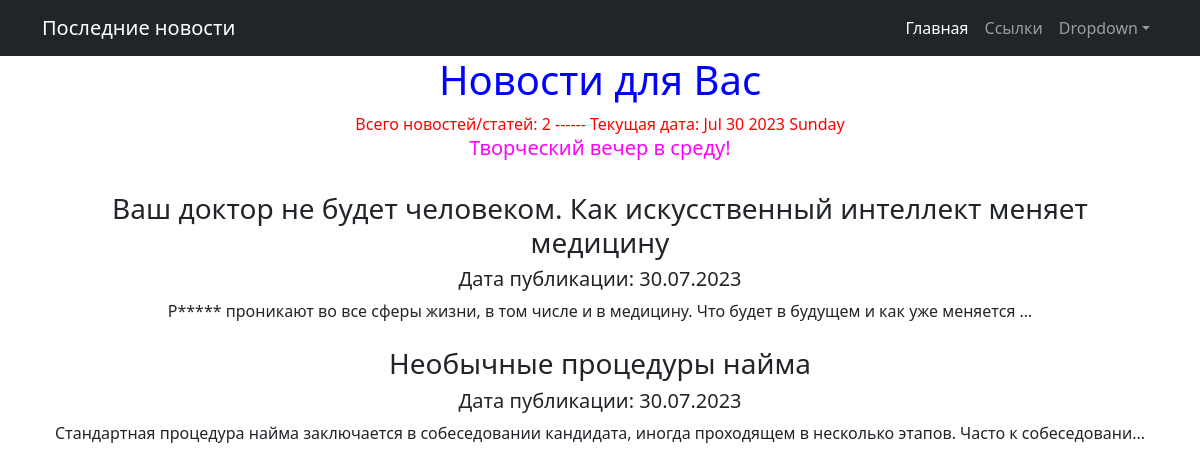
Page /news/ on the committed database.
### newsportalapp/models.py (models this page shows, shortened)
class Post(models.Model):
    post_author = models.ForeignKey(Author, on_delete=models.CASCADE)          # - связь «один ко многим» с моделью Author;
    post_type = models.CharField(max_length=2, choices=POSTTYPE) #, default='N')  # - поле с выбором — «статья» или «новость»;
    post_date = models.DateTimeField(auto_now_add=datetime.datetime.now())     # - автоматически добавляемая дата и время создания;
    post_category = models.ManyToManyField(Category, through='PostCategory')   # - связь «многие ко многим» с моделью Category(с дополнительной моделью PostCategory);
    post_title = models.CharField(max_length=124)                              # - заголовок статьи / новости;
    post_text = models.TextField()                                             # - текст статьи / новости;
    post_rating = models.IntegerField()                # - рейтинг статьи / новости.
    def preview(self):
        return str(self.post_text)[0:125] + '...'

### newsportalapp/views.py (the view)
# urls.py: path('', PostList.as_view(), name='post_list'),
class PostList(ListView):
    model = Post
    ordering = '-post_date'
    template_name = 'news.html'
    context_object_name = 'news'
    paginate_by = 2  # вот так мы можем указать количество записей на странице
    def get_queryset(self):
        queryset = super().get_queryset()
        self.filterset = PostFilter(self.request.GET, queryset)
        return self.filterset.qs
    def get_context_data(self, **kwargs):
        context = super().get_context_data(**kwargs)
        context['filterset'] = self.filterset
        context['time_now'] = datetime.utcnow()
        context['next_action'] = "Творческий вечер в среду!"
        return context

### newsportalapp/templatetags/custom_filters.py (called while the page is built)
@register.filter()
def censor(value):
    if type(value) != str:
        raise ValueError("Применять данный фильтр следует к строке!")
    try:
        value_list = value.split()
        value_list_c = value_list.copy()
        for i in range(len(FAILED_WORDS)):  # перебираем список запрещенных слов
            j = 0
            for value_list_word in value_list_c:            # перебираем слова из проверяемого текста
                if value_list_word == FAILED_WORDS[i]:     # если находим совпадение
                    value_list_word_new = value_list_word[:1:1] + '*'*(len(value_list_word)-1)
                    value_list.insert(j, value_list_word_new)
                    value_list.pop(j+1)
                j += 1
    except ValueError as error:
        print(error)
    else:
        value_new = ' '.join(value_list)
        return f'{value_new}'

### newsportalapp/templatetags/custom_tags.py (called while the page is built)
@register.simple_tag()
def current_time(format_string='%b %d %Y %A'):
   return datetime.utcnow().strftime(format_string)

### templates/news.html (shortened to what this page needs)
{% extends 'flatpages/default.html' %}
{% load custom_filters %}
{% load custom_tags %}
{% block content %}
   <h1><span style = "color: blue"> Новости для Вас </span></h1>
   <span style = "color: red"> Всего новостей/статей: {{ news|length }} ------ Текущая дата: {% current_time '%b %d %Y %A' %}</span>
   <h5><span style = "color: magenta"> {{ next_action|default_if_none:"Чуть позже сообщим о новой акции!" }} </span></h5>
   <br>
   {% if news %}
      {% for serv in object_list %}
          <tr><td><h3>{{ serv.post_title|censor }}</h3></td></tr>
          <tr><td><h5>Дата публикации: {{ serv.post_date|date:"d.m.Y" }}</h5></td></tr>
          <tr><td>{{ serv.preview|censor|truncatewords:20 }}</td></tr>
          <br><br>
      {% endfor %}
   {% else %}
      <h2>Новостей нет!</h2>
   {% endif %}
{% endblock content %}

### rows in the picture
Post: post_title|censor "Ваш доктор не будет человеком. Как искусственный интеллект меняет медицину", post_date "30.07.2023", preview|censor "Р***** проникают во все сферы жизни, в том числе и в медицину. Что будет в будущем и как уже меняется …"
Post: post_title|censor "Необычные процедуры найма", post_date "30.07.2023", preview|censor "Стандартная процедура найма заключается в собеседовании кандидата, иногда проходящем в несколько этапов. Часто к собеседовани..."

### other values in the picture
{{ news|length }} "2"
{{ next_action|default_if_none:"Чуть позже сообщим о новой акции!" }} "Творческий вечер в среду!"
